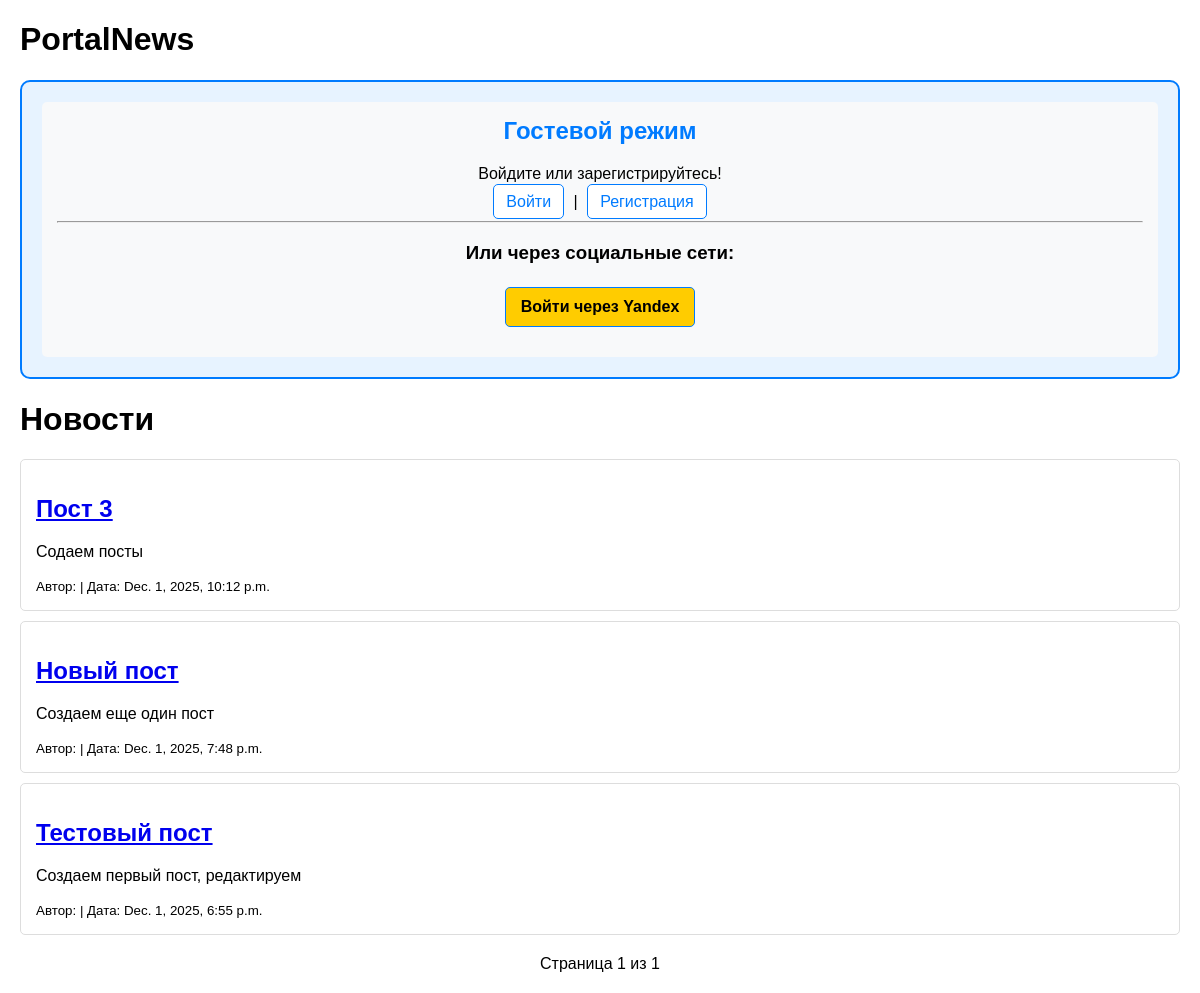
Before: /news/ with the older database file.
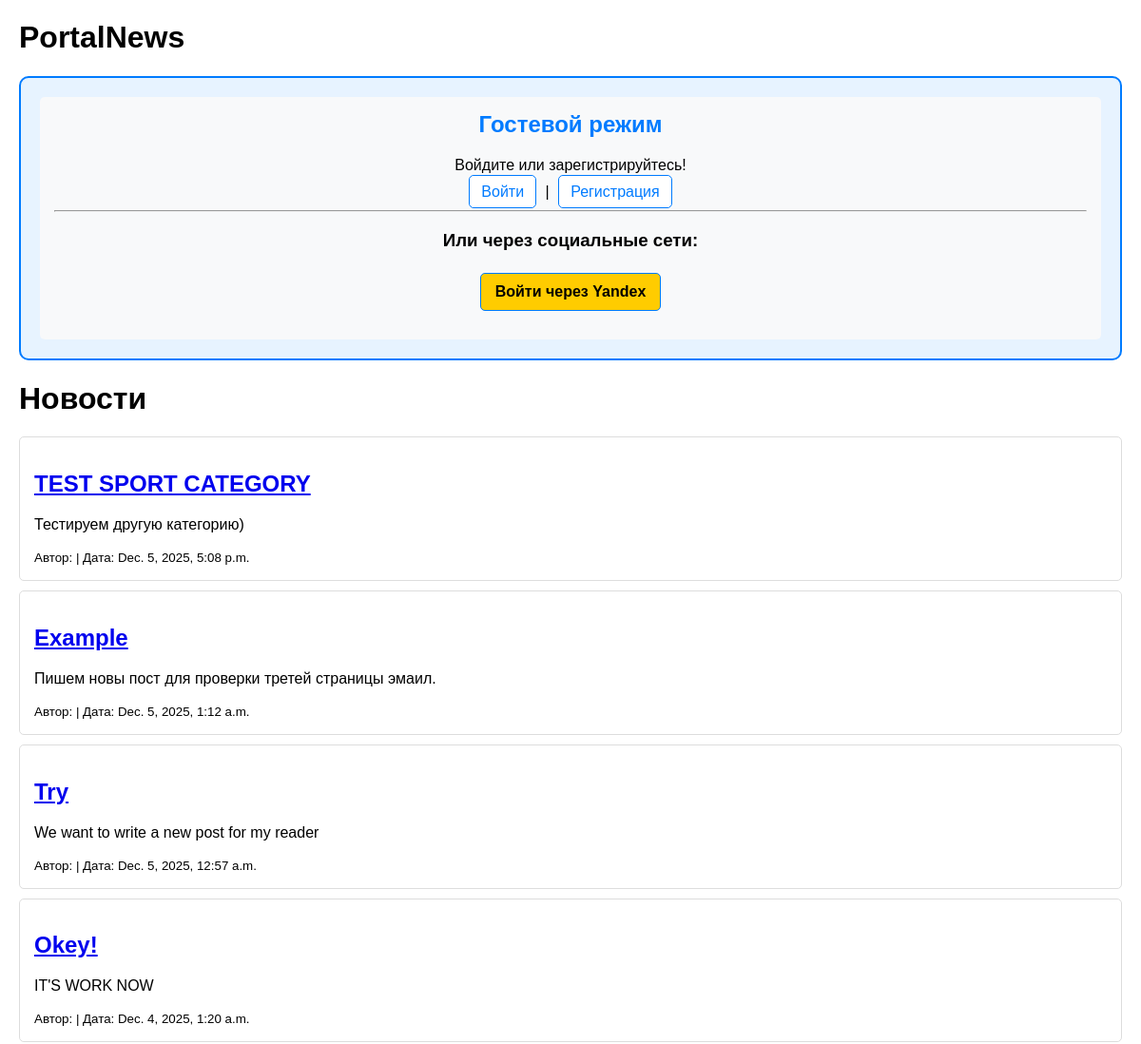
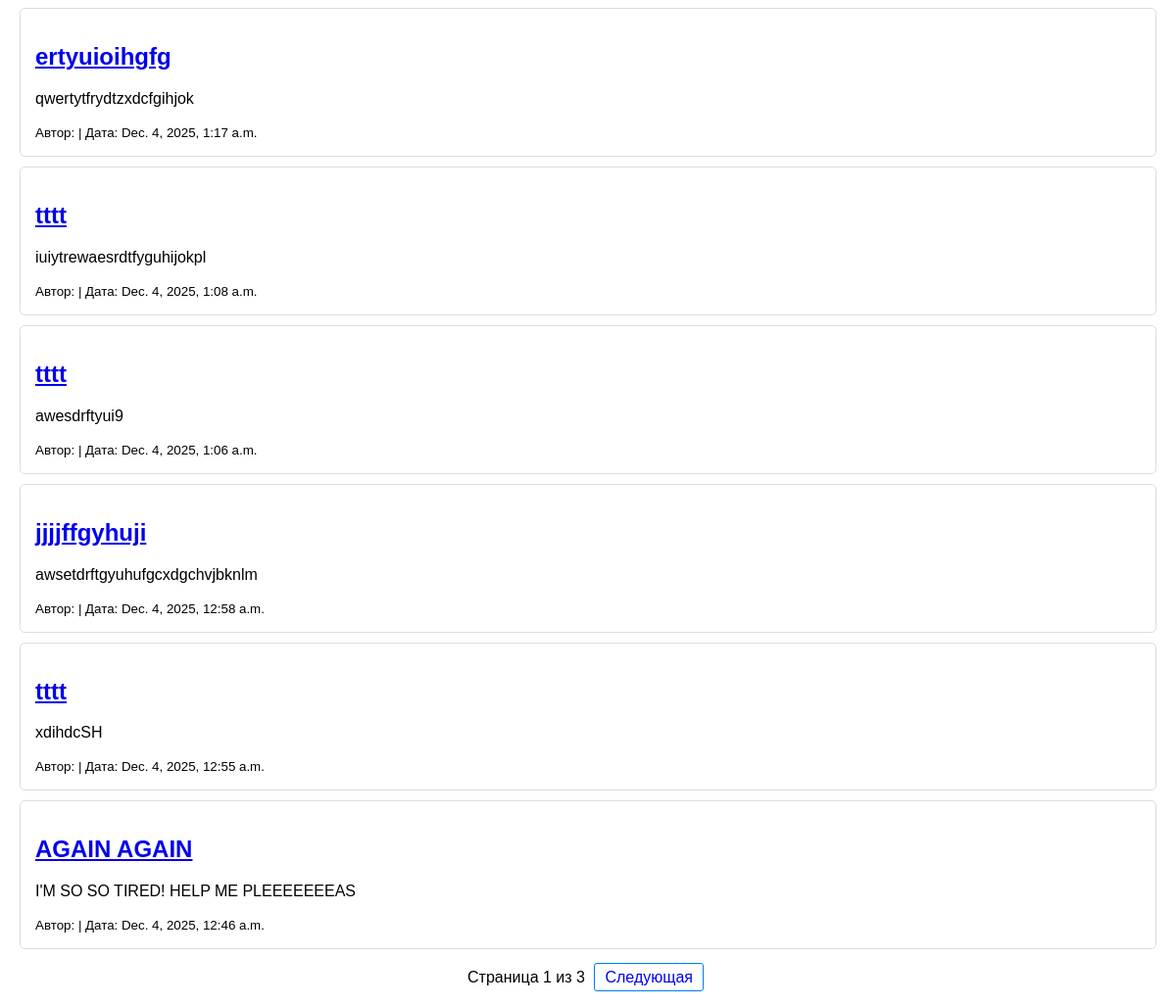
After: the same page with the newer database file (2 pictures, top to bottom).
### news/models.py (models this page shows, shortened)
class Post(models.Model):
    ARTICLE = 'AR'
    NEWS = 'NW'
    TYPE_CHOICES = [
        (ARTICLE, 'Статья'),
        (NEWS, 'Новость'),
    ]
    author = models.ForeignKey(Author, on_delete=models.CASCADE)
    post_type = models.CharField(max_length=10, choices=[('news', 'News'), ('article', 'Article')], default='news')  # Тип: статья или новость
    time_created = models.DateTimeField(auto_now_add=True)  # Авто-дата создания
    categories = models.ManyToManyField(Category, through='PostCategory', related_name='post', blank=False)
    title = models.CharField(max_length=128)
    text = models.TextField()
    rating = models.SmallIntegerField(default=0)
    is_published = models.BooleanField(default=False)
    class Meta:
        permissions = [('can_add_news_post', 'Can add news post'),
            ("can_create_post", "Can create post"),
               ("can_edit_post", "Can edit post"),]

### news/views.py (the view)
# urls.py: path('', views.news_list, name='all_posts'),
def news_list(request, post_type=None):
    is_filtered = False
    post_type = post_type
    is_author = request.user.is_authenticated and request.user.groups.filter(name='authors').exists()
    categories = Category.objects.all()
    if post_type:  # Если post_type передан (фильтр по типу: /news/news/ или /news/article/)
        posts = Post.objects.filter(post_type=post_type).order_by('-time_created')
        is_filtered = True
        page_obj = None
    else:
        posts = Post.objects.all().order_by('-time_created')  # Все посты: новости + статьи
        is_filtered = False
        paginator = Paginator(posts, 10)  # 10 постов на страницу
        page_number = request.GET.get('page')
        page_obj = paginator.get_page(page_number)
    context = {
        'posts': posts if post_type else None,  # Для фильтрованных — полный список
        'page_obj': page_obj,
        'post_type': post_type,
        'is_filtered': is_filtered,
        'is_author': is_author,
        'categories': categories,
    }
    return render(request, 'news/news_list.html', context)

### news/templates/news/news_list.html (shortened to what this page needs)
<!DOCTYPE html>
<html lang="ru">
<head>
    {% load socialaccount %}
</head>
<body>
    <h1>PortalNews</h1>
    <div class="welcome">
        {% if user.is_authenticated %}
            <h2>Добро пожаловать, {{ user.username }}!</h2>
            <p>Ваш email: {{ user.email }}</p>
            <p>Статус: {% if user.is_staff %}Администратор{% else %}Пользователь{% endif %}</p>
            <div class="button-container">
                <a href="{% url 'news:profile_detail' %}">Посмотреть профиль</a>
                <form method="post" action="{% url 'account_logout' %}" class="logout-form">
                    {% csrf_token %}
                    <button type="submit" class="action-button">Выйти</button>
                </form>
                {% if not is_author %}
                    <form method="POST" action="{% url 'news:become_author' post_type=post_type|default:'news' %}">
                        {% csrf_token %}
                        <button type="submit">Стать автором</button>
                    </form>
                {% endif %}
                {% if is_author %}
                    <a href="{% url 'news:create' post_type=post_type|default:'news' %}">Создать пост</a>
                {% endif %}
            </div>
        {% else %}
            <div class="guest">
                <h2>Гостевой режим</h2>
                <p>Войдите или зарегистрируйтесь!<br><p>
                <a href="/accounts/login/">Войти</a> | <a href="/accounts/signup/">Регистрация</a>
                <hr>
                <h3>Или через социальные сети:</h3>
                <a href="{% provider_login_url 'yandex' %}" style="display: inline-block; background: #ffcc00; color: black; padding: 10px 15px; text-decoration: none; border-radius: 5px; font-weight: bold; margin: 5px;">Войти через Yandex</a>
                </p>
            </div>
        {% endif %}
    </div>
    {% load static %}
    <h1>{% if is_filtered %}{{ post_type|title }}{% else %}Новости{% endif %}</h1>
    {% if page_obj %}
        {% for post in page_obj %}
            <div class="post">
                <h2><a href="{% url 'news:detail' post_type=post.post_type pk=post.pk %}">{{ post.title }}</a></h2>
                <p>{{ post.text|truncatewords:20 }}</p>
                <small>Автор: {{ post.author.user }} | Дата: {{ post.time_created }}</small>
            </div>
        {% empty %}
            <p>Нет новостей.</p>
        {% endfor %}
        <div class="pagination">
            <span>Страница {{ page_obj.number }} из {{ page_obj.paginator.num_pages }}</span>
            {% if page_obj.has_next %}
                <a href="?page={{ page_obj.next_page_number }}">Следующая</a>
            {% endif %}
        </div>
    {% endif %}
</body>
</html>

Changed rows visible on the page:
no longer on this page (row unchanged): Post: title "Пост 3", text "Содаем посты", time_created "Dec. 1, 2025, 10:12 p.m."
no longer on this page (row unchanged): Post: title "Новый пост", text "Создаем еще один пост", time_created "Dec. 1, 2025, 7:48 p.m."
no longer on this page (row unchanged): Post: title "Тестовый пост", text "Создаем первый пост, редактируем", time_created "Dec. 1, 2025, 6:55 p.m."
added Post: title "TEST SPORT CATEGORY", text "Тестируем другую категорию)", time_created "Dec. 5, 2025, 5:08 p.m."
added Post: title "Example", text "Пишем новы пост для проверки третей страницы эмаил.", time_created "Dec. 5, 2025, 1:12 a.m."
added Post: title "Try", text "We want to write a new post for my reader", time_created "Dec. 5, 2025, 12:57 a.m."
added Post: title "Okey!", text "IT'S WORK NOW", time_created "Dec. 4, 2025, 1:20 a.m."
added Post: title "ertyuioihgfg", text "qwertytfrydtzxdcfgihjok", time_created "Dec. 4, 2025, 1:17 a.m."
added Post: title "tttt", text "iuiytrewaesrdtfyguhijokpl", time_created "Dec. 4, 2025, 1:08 a.m."
added Post: title "tttt", text "awesdrftyui9", time_created "Dec. 4, 2025, 1:06 a.m."
added Post: title "jjjjffgyhuji", text "awsetdrftgyuhufgcxdgchvjbknlm", time_created "Dec. 4, 2025, 12:58 a.m."
added Post: title "tttt", text "xdihdcSH", time_created "Dec. 4, 2025, 12:55 a.m."
added Post: title "AGAIN AGAIN", text "I'M SO SO TIRED! HELP ME PLEEEEEEEAS", time_created "Dec. 4, 2025, 12:46 a.m."
Other visible differences:
{{ page_obj.paginator.num_pages }}: "1" → "3"
text now shown: "Следующая"
